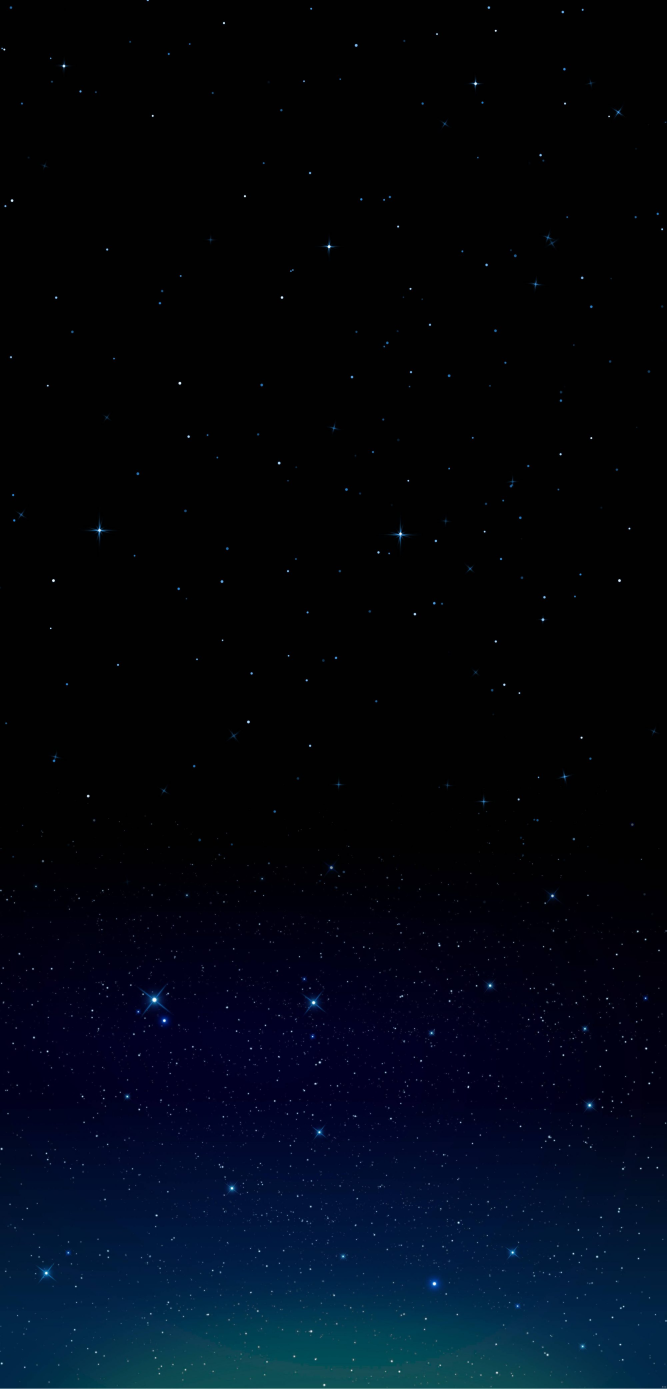
#> input picture Imagenes/designing-sea-and-stars-backdrop-sky-2000x4166.jpg, 2000 x 4166 px, found by its file name (shown at 1/3 size)
$ python resizeimagen.py
#> lines starting #> are read from the running program, lines starting #| are printed output that depends on the picture
from PIL import Image
import os

image1=Image.open("c:/Users/Seth/Desktop/Introducción a la programación (+90 ejercicios propuestos)/Python/GamePython/Imagenes/designing-sea-and-stars-backdrop-sky-2000x4166.jpg")
#> image1 is the input picture: PIL image 2000x4166 RGB; mean R, G, B 1.7, 7.5, 17.6
image1.resize((400,600),Image.LANCZOS).save("c:/Users/Seth/Desktop/Introducción a la programación (+90 ejercicios propuestos)/Python/GamePython/Imagenes/fondo.jpg")
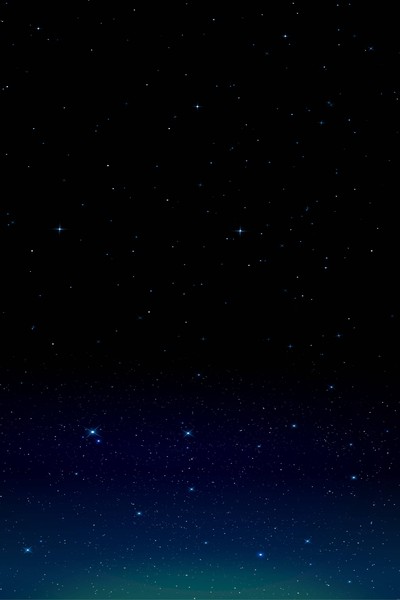
#> saved as fondo.jpg: PIL image 400x600 RGB; mean R, G, B 1.7, 7.6, 17.6
